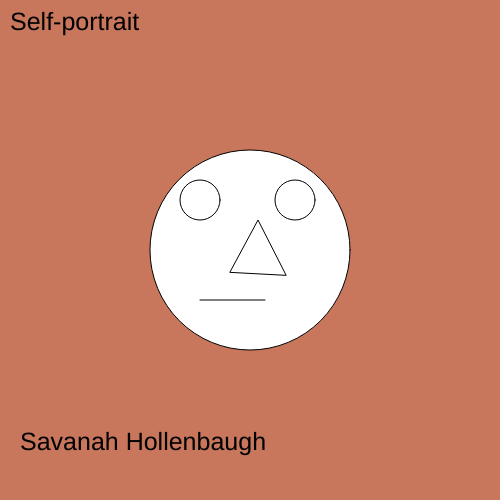
Frame 1 (no input)
Frame 60 (no input): identical to frame 1, image omitted
Frame 120 (the mouse pressed at the canvas centre since frame 60): identical to frame 1, image omitted

The p5.js sketch that drew this single still picture (run headless with seeded random() and noise() and a simulated clock; from frame 60 on, the mouse is pressed at the canvas centre):

// p5.js sketch
// ── sketch.js
function setup() {
  createCanvas(500, 500);
}

function draw() {
  background(200,118,92);
  circle(250,250,200);
  triangle(230,272,258,220,286,275);
  ellipse(200,200,40,40);
  ellipse(295,200,40,40);
  line(200,300,265,300);
  textSize(25);
  text('Self-portrait',10,30);
  text('Savanah Hollenbaugh',20,450);
}
